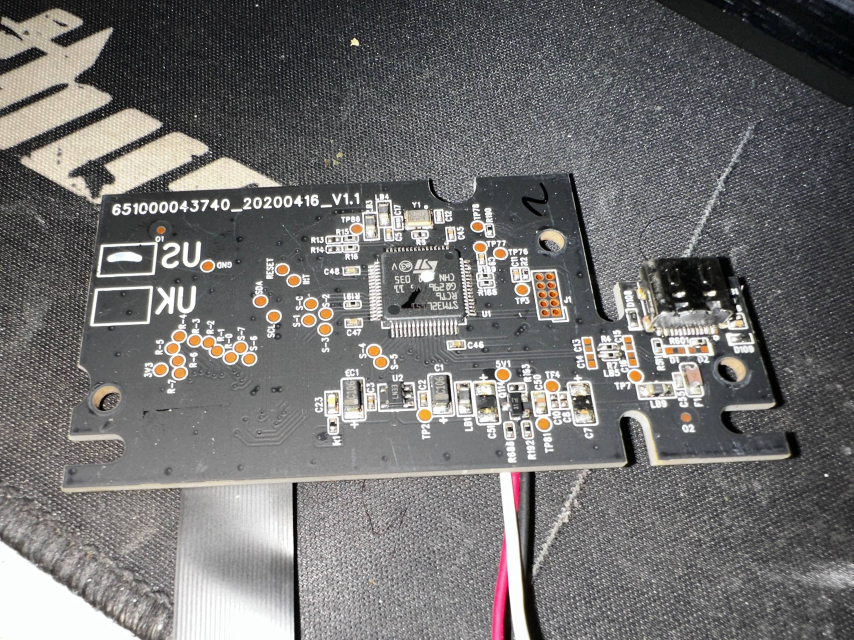
#> input picture huntsman-mini/photos/photo_2026-10-09_21-03-29.jpg, 2560 x 1920 px (shown at 1/3 size)
$ python annotate_j1.py
#> lines starting #> are read from the running program, lines starting #| are printed output that depends on the picture
"""Label the J1 debug-footprint pads and the GND reference pad on the PCB photo."""
from collections import deque
from pathlib import Path

from PIL import Image, ImageDraw, ImageFont

HERE = Path(__file__).parent
im = Image.open(HERE / "photo_2026-10-09_21-03-29.jpg").convert("RGB")
#> im is the input picture: PIL image 2560x1920 RGB; mean R, G, B 114.3, 113, 112.4

J1_BOX = (1585, 795, 1705, 965)  # original-resolution search window around J1
GND_PAD = (624, 797)             # GND test pad next to the "US" box


def is_copper(p):
    r, g, b = p
    return r > 150 and 70 < g < 170 and b < 110 and r - b > 90


def find_pads(box):
#> called with box = (1585, 795, 1705, 965)
    x0, y0, x1, y1 = box
    px = im.load()
    seen = set()
    blobs = []
    for y in range(y0, y1):
        for x in range(x0, x1):
            if (x, y) in seen or not is_copper(px[x, y]):
                continue
            q = deque([(x, y)])
            seen.add((x, y))
            pts = []
            while q:
                cx, cy = q.popleft()
                pts.append((cx, cy))
                for nx, ny in ((cx + 1, cy), (cx - 1, cy), (cx, cy + 1), (cx, cy - 1)):
                    if x0 <= nx < x1 and y0 <= ny < y1 and (nx, ny) not in seen and is_copper(px[nx, ny]):
                        seen.add((nx, ny))
                        q.append((nx, ny))
            if len(pts) > 40:
                blobs.append((sum(p[0] for p in pts) / len(pts), sum(p[1] for p in pts) / len(pts), len(pts)))
    return blobs


pads = find_pads(J1_BOX)
print(f"found {len(pads)} copper blobs in J1 window")
for x, y, n in sorted(pads, key=lambda p: (p[0] > 1645, -p[1])):
    print(f"  ({x:.0f}, {y:.0f}) area={n}")

# Glare merges two right-column pads into one blob, so use the grid fitted to the clean blobs:
# left column (5 clean blobs) and the right column's top two + bottom (square, larger) pad.
left_xy = [(1637, 940), (1632, 911), (1628, 885), (1624, 858), (1618, 832)]   # L1 (bottom) .. L5 (top)
right_xy = [(1670, 938), (1666, 911), (1661, 884), (1655, 858), (1651, 830)]  # R1 (bottom, square) .. R5
# ARM 10-pin debug numbering, pin 1 = square pad (R1): odd pins up the right column, even pins up the left.
labels = {str(2 * i): (x, y, 0) for i, (x, y) in enumerate(left_xy, 1)}
labels.update({str(2 * i - 1): (x, y, 0) for i, (x, y) in enumerate(right_xy, 1)})
EXPECTED = {"1": "3.3V (VTref)", "2": "SWDIO", "3": "GND", "4": "SWCLK", "5": "GND",
            "6": "SWO", "7": "n/c", "8": "n/c", "9": "GND", "10": "nRESET"}

try:
    font = ImageFont.truetype("arialbd.ttf", 26)
    small = ImageFont.truetype("arialbd.ttf", 40)
except OSError:
    font = small = ImageFont.load_default()

# Zoomed view of J1, upscaled 4x, labels beside each pad.
zx0, zy0, zx1, zy1 = 1480, 760, 1800, 1000
S = 4
zoom = im.crop((zx0, zy0, zx1, zy1)).resize(((zx1 - zx0) * S, (zy1 - zy0) * S), Image.LANCZOS)
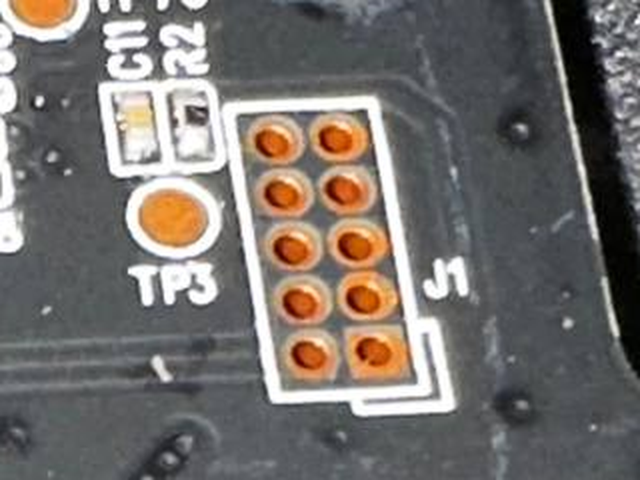
#> zoom: PIL image 1280x960 RGB (shown at 1/2 size); mean R, G, B 116.7, 111.7, 108.2
d = ImageDraw.Draw(zoom)
for k, (x, y, _) in labels.items():
    cx, cy = (x - zx0) * S, (y - zy0) * S
    d.ellipse((cx - 30, cy - 30, cx + 30, cy + 30), outline=(0, 255, 255), width=4)
    tx = cx - 110 if int(k) % 2 == 0 else cx + 40
    d.rectangle((tx - 4, cy - 18, tx + 52, cy + 18), fill=(0, 0, 0))
    d.text((tx, cy - 15), k, font=font, fill=(0, 255, 255))
d.text((20, 15), "J1 pin numbers (pin 1 = square pad)", font=font, fill=(255, 255, 0))
lx, ly = zoom.width - 330, 40
#> lx = 950; ly = 40
d.rectangle((lx - 10, ly - 10, zoom.width - 10, ly + 10 * 34 + 10), fill=(0, 0, 0))
d.text((lx, ly - 6), "expected (to verify):", font=font, fill=(255, 255, 0))
for i in range(1, 11):
    d.text((lx, ly + i * 32), f"{i:>2}  {EXPECTED[str(i)]}", font=font, fill=(0, 255, 255))
zoom.save(HERE / "J1_pads_labeled.png")
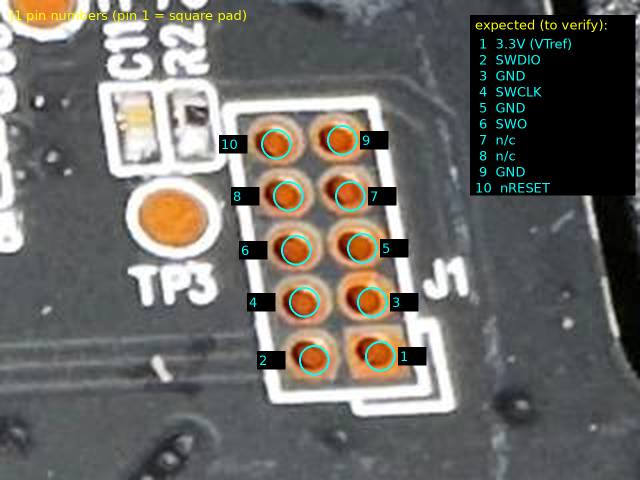
#> saved as J1_pads_labeled.png: PIL image 1280x960 RGB (shown at 1/2 size); mean R, G, B 106, 104.3, 100.4

# Overview: where J1 and the GND reference pad are on the board.
ov = im.copy()
d = ImageDraw.Draw(ov)
d.rectangle(J1_BOX, outline=(0, 255, 255), width=8)
d.text((J1_BOX[0] - 10, J1_BOX[1] - 60), "J1", font=small, fill=(0, 255, 255))
gx, gy = GND_PAD
d.ellipse((gx - 30, gy - 30, gx + 30, gy + 30), outline=(255, 60, 60), width=8)
d.text((gx - 60, gy + 40), "GND (black probe)", font=small, fill=(255, 60, 60))
ov = ov.resize((ov.width // 2, ov.height // 2), Image.LANCZOS)
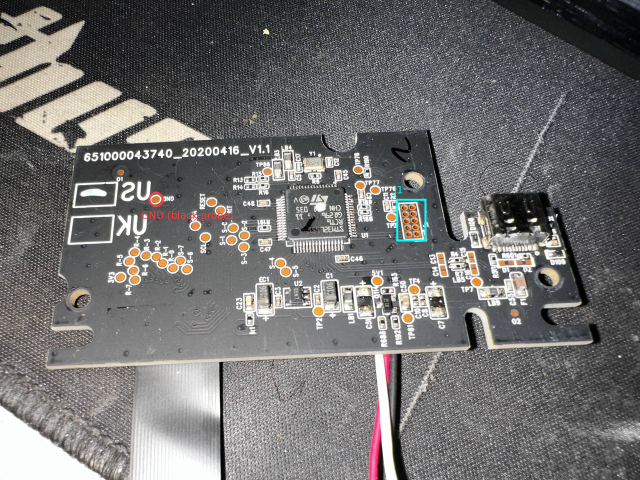
#> ov: PIL image 1280x960 RGB (shown at 1/2 size); mean R, G, B 114.3, 113, 112.5
ov.save(HERE / "board_overview_labeled.png")
print("wrote J1_pads_labeled.png and board_overview_labeled.png")

$ run again, with huntsman-mini/photos/photo_2026-10-09_21-03-45.jpg copied over huntsman-mini/photos/photo_2026-10-09_21-03-29.jpg
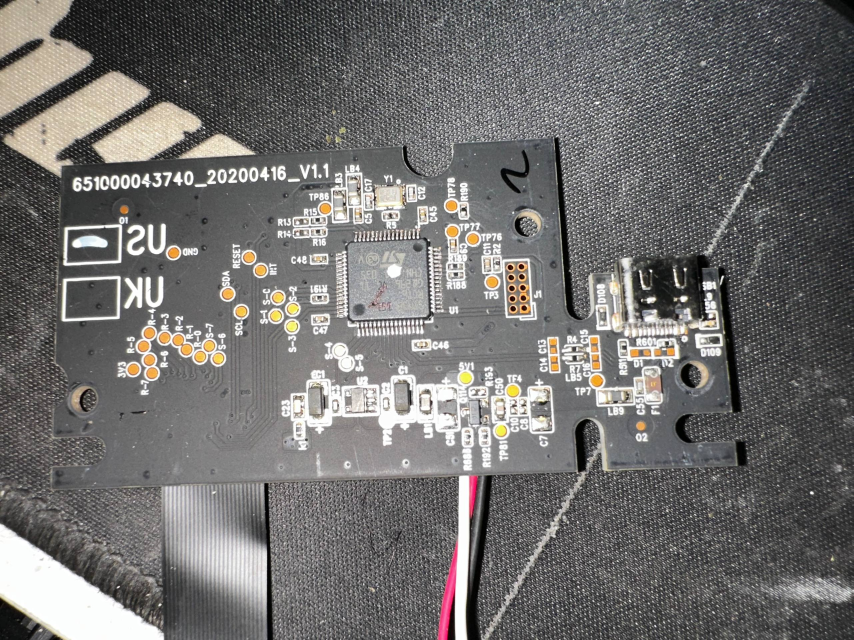
#> input picture huntsman-mini/photos/photo_2026-10-09_21-03-45.jpg, 2560 x 1920 px (shown at 1/3 size)
#> im is the input picture: PIL image 2560x1920 RGB; mean R, G, B 112.3, 110.8, 109.7
#> `zoom.save(HERE / "J1_pads_labeled.png")`:
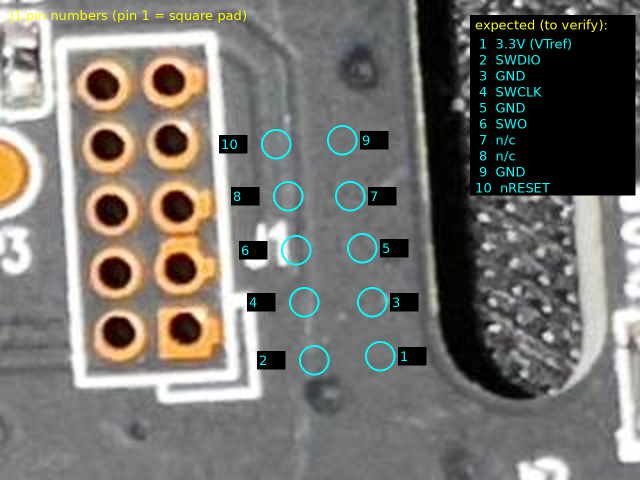
#> saved as J1_pads_labeled.png: PIL image 1280x960 RGB (shown at 1/2 size); mean R, G, B 116.1, 114.5, 109.5
#> `ov = ov.resize((ov.width // 2, ov.height // 2), Image.LANCZOS)`:
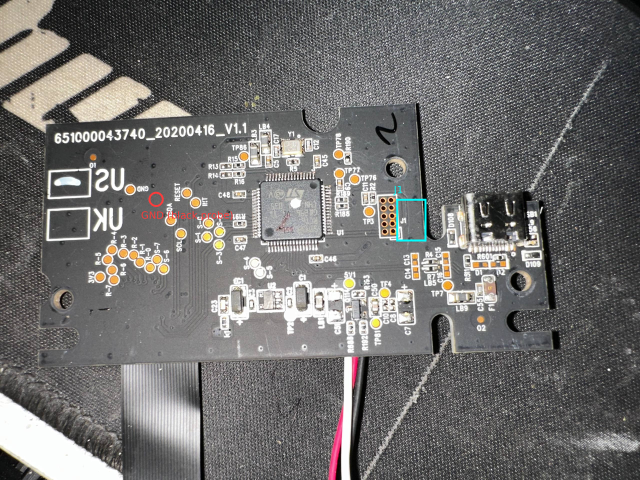
#> ov: PIL image 1280x960 RGB (shown at 1/2 size); mean R, G, B 112.3, 110.9, 109.7
